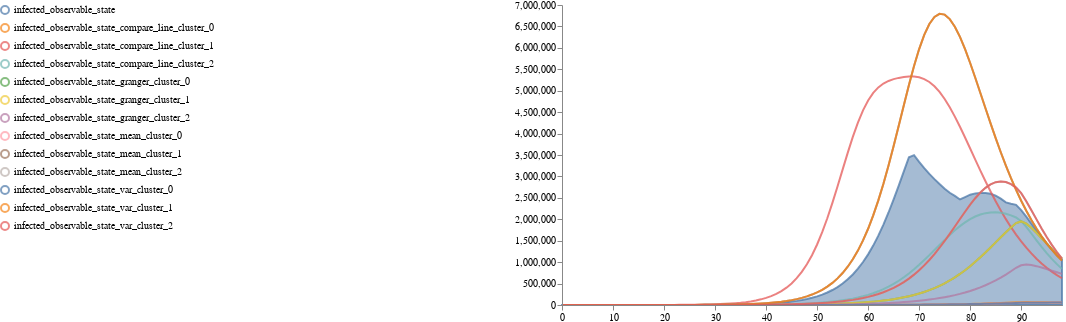

Notebook code cell kept with this figure:
### Code cell
schema = plots.trajectories(distributions, traces = combined_df,  keep=".*_state")

plots.save_schema(schema, "_schema.json")

plots.ipy_display(schema, format="interactive")
image = plots.ipy_display(schema, format="PNG").data
save_result(image, "traj_infected_observable", "png")

### Figure 1 — Vega specification as saved in the notebook (floating-point values rounded to 4 significant figures; data arrays with more than 128 entries replaced by an {"elided": "..."} marker saying what was removed)
{"$schema": "https://vega.github.io/schema/vega/v5.json", "axes": [{"name": "x_axis", "orient": "bottom", "scale": "xscale", "zindex": 100}, {"name": "y_axis", "orient": "left", "scale": "yscale", "zindex": 100}], "data": [{"name": "distributions", "transform": [{"sort": {"field": ["trajectory", "timepoint"]}, "type": "collect"}], "values": [{"lower": 11.39, "timepoint": 0, "trajectory": "infected_observable_state", "upper": 20.99}, {"lower": 14.6, "timepoint": 1, "trajectory": "infected_observable_state", "upper": 26.66}, {"lower": 15.28, "timepoint": 2, "trajectory": "infected_observable_state", "upper": 30.02}, {"lower": 15.01, "timepoint": 3, "trajectory": "infected_observable_state", "upper": 33.12}, {"lower": 14.37, "timepoint": 4, "trajectory": "infected_observable_state", "upper": 39.58}, {"lower": 13.64, "timepoint": 5, "trajectory": "infected_observable_state", "upper": 47.6}, {"lower": 12.9, "timepoint": 6, "trajectory": "infected_observable_state", "upper": 57.2}, {"lower": 12.2, "timepoint": 7, "trajectory": "infected_observable_state", "upper": 68.72}, {"lower": 11.33, "timepoint": 8, "trajectory": "infected_observable_state", "upper": 82.57}, {"lower": 10.52, "timepoint": 9, "trajectory": "infected_observable_state", "upper": 99.21}, {"lower": 9.765, "timepoint": 10, "trajectory": "infected_observable_state", "upper": 119.2}, {"lower": 9.109, "timepoint": 11, "trajectory": "infected_observable_state", "upper": 143.3}, {"lower": 8.504, "timepoint": 12, "trajectory": "infected_observable_state", "upper": 172.2}, {"lower": 7.941, "timepoint": 13, "trajectory": "infected_observable_state", "upper": 207.1}, {"lower": 7.415, "timepoint": 14, "trajectory": "infected_observable_state", "upper": 249.0}, {"lower": 6.925, "timepoint": 15, "trajectory": "infected_observable_state", "upper": 299.4}, {"lower": 6.468, "timepoint": 16, "trajectory": "infected_observable_state", "upper": 360.1}, {"lower": 6.042, "timepoint": 17, "trajectory": "infected_observable_state", "upper": 433.2}, {"lower": 5.644, "timepoint": 18, "trajectory": "infected_observable_state", "upper": 521.2}, {"lower": 5.273, "timepoint": 19, "trajectory": "infected_observable_state", "upper": 627.1}, {"lower": 4.927, "timepoint": 20, "trajectory": "infected_observable_state", "upper": 754.7}, {"lower": 4.605, "timepoint": 21, "trajectory": "infected_observable_state", "upper": 908.3}, {"lower": 4.304, "timepoint": 22, "trajectory": "infected_observable_state", "upper": 1093.0}, {"lower": 4.022, "timepoint": 23, "trajectory": "infected_observable_state", "upper": 1316.0}, {"lower": 3.76, "timepoint": 24, "trajectory": "infected_observable_state", "upper": 1585.0}, {"lower": 3.515, "timepoint": 25, "trajectory": "infected_observable_state", "upper": 1908.0}, {"lower": 3.287, "timepoint": 26, "trajectory": "infected_observable_state", "upper": 2298.0}, {"lower": 3.073, "timepoint": 27, "trajectory": "infected_observable_state", "upper": 2768.0}, {"lower": 2.874, "timepoint": 28, "trajectory": "infected_observable_state", "upper": 3335.0}, {"lower": 2.688, "timepoint": 29, "trajectory": "infected_observable_state", "upper": 4017.0}, {"lower": 2.514, "timepoint": 30, "trajectory": "infected_observable_state", "upper": 4840.0}, {"lower": 2.352, "timepoint": 31, "trajectory": "infected_observable_state", "upper": 5833.0}, {"lower": 2.2, "timepoint": 32, "trajectory": "infected_observable_state", "upper": 7029.0}, {"lower": 2.059, "timepoint": 33, "trajectory": "infected_observable_state", "upper": 8472.0}, {"lower": 1.926, "timepoint": 34, "trajectory": "infected_observable_state", "upper": 10210.0}, {"lower": 1.803, "timepoint": 35, "trajectory": "infected_observable_state", "upper": 12310.0}, {"lower": 1.687, "timepoint": 36, "trajectory": "infected_observable_state", "upper": 14840.0}, {"lower": 1.579, "timepoint": 37, "trajectory": "infected_observable_state", "upper": 17890.0}, {"lower": 1.478, "timepoint": 38, "trajectory": "infected_observable_state", "upper": 21570.0}, {"lower": 1.384, "timepoint": 39, "trajectory": "infected_observable_state", "upper": 26010.0}, {"lower": 1.296, "timepoint": 40, "trajectory": "infected_observable_state", "upper": 31360.0}, {"lower": 1.213, "timepoint": 41, "trajectory": "infected_observable_state", "upper": 37810.0}, {"lower": 1.136, "timepoint": 42, "trajectory": "infected_observable_state", "upper": 45580.0}, {"lower": 1.064, "timepoint": 43, "trajectory": "infected_observable_state", "upper": 54950.0}, {"lower": 0.9964, "timepoint": 44, "trajectory": "infected_observable_state", "upper": 66240.0}, {"lower": 0.9333, "timepoint": 45, "trajectory": "infected_observable_state", "upper": 79830.0}, {"lower": 0.8743, "timepoint": 46, "trajectory": "infected_observable_state", "upper": 96200.0}, {"lower": 0.819, "timepoint": 47, "trajectory": "infected_observable_state", "upper": 115900.0}, {"lower": 0.7674, "timepoint": 48, "trajectory": "infected_observable_state", "upper": 139500.0}, {"lower": 0.719, "timepoint": 49, "trajectory": "infected_observable_state", "upper": 168000.0}, {"lower": 0.6738, "timepoint": 50, "trajectory": "infected_observable_state", "upper": 202100.0}, {"lower": 0.6314, "timepoint": 51, "trajectory": "infected_observable_state", "upper": 242900.0}, {"lower": 0.5918, "timepoint": 52, "trajectory": "infected_observable_state", "upper": 291700.0}, {"lower": 0.5547, "timepoint": 53, "trajectory": "infected_observable_state", "upper": 350000.0}, {"lower": 0.52, "timepoint": 54, "trajectory": "infected_observable_state", "upper": 419300.0}, {"lower": 0.4874, "timepoint": 55, "trajectory": "infected_observable_state", "upper": 501500.0}, {"lower": 0.457, "timepoint": 56, "trajectory": "infected_observable_state", "upper": 598700.0}, {"lower": 0.4285, "timepoint": 57, "trajectory": "infected_observable_state", "upper": 713100.0}, {"lower": 0.4018, "timepoint": 58, "trajectory": "infected_observable_state", "upper": 846900.0}, {"lower": 0.3768, "timepoint": 59, "trajectory": "infected_observable_state", "upper": 1002000.0}, {"lower": 0.3533, "timepoint": 60, "trajectory": "infected_observable_state", "upper": 1182000.0}, {"lower": 0.3314, "timepoint": 61, "trajectory": "infected_observable_state", "upper": 1386000.0}, {"lower": 0.3108, "timepoint": 62, "trajectory": "infected_observable_state", "upper": 1618000.0}, {"lower": 0.2916, "timepoint": 63, "trajectory": "infected_observable_state", "upper": 1875000.0}, {"lower": 0.2735, "timepoint": 64, "trajectory": "infected_observable_state", "upper": 2158000.0}, {"lower": 0.2566, "timepoint": 65, "trajectory": "infected_observable_state", "upper": 2463000.0}, {"lower": 0.2408, "timepoint": 66, "trajectory": "infected_observable_state", "upper": 2785000.0}, {"lower": 0.2259, "timepoint": 67, "trajectory": "infected_observable_state", "upper": 3116000.0}, {"lower": 0.212, "timepoint": 68, "trajectory": "infected_observable_state", "upper": 3447000.0}, {"lower": 0.1989, "timepoint": 69, "trajectory": "infected_observable_state", "upper": 3497000.0}, {"lower": 0.1867, "timepoint": 70, "trajectory": "infected_observable_state", "upper": 3339000.0}, {"lower": 0.1752, "timepoint": 71, "trajectory": "infected_observable_state", "upper": 3194000.0}, {"lower": 0.1645, "timepoint": 72, "trajectory": "infected_observable_state", "upper": 3060000.0}, {"lower": 0.1544, "timepoint": 73, "trajectory": "infected_observable_state", "upper": 2937000.0}, {"lower": 0.1449, "timepoint": 74, "trajectory": "infected_observable_state", "upper": 2823000.0}, {"lower": 0.136, "timepoint": 75, "trajectory": "infected_observable_state", "upper": 2714000.0}, {"lower": 0.1277, "timepoint": 76, "trajectory": "infected_observable_state", "upper": 2618000.0}, {"lower": 0.1199, "timepoint": 77, "trajectory": "infected_observable_state", "upper": 2545000.0}, {"lower": 0.1126, "timepoint": 78, "trajectory": "infected_observable_state", "upper": 2463000.0}, {"lower": 0.1057, "timepoint": 79, "trajectory": "infected_observable_state", "upper": 2517000.0}, {"lower": 0.09929, "timepoint": 80, "trajectory": "infected_observable_state", "upper": 2573000.0}, {"lower": 0.09324, "timepoint": 81, "trajectory": "infected_observable_state", "upper": 2604000.0}, {"lower": 0.08757, "timepoint": 82, "trajectory": "infected_observable_state", "upper": 2612000.0}, {"lower": 0.08225, "timepoint": 83, "trajectory": "infected_observable_state", "upper": 2615000.0}, {"lower": 0.07726, "timepoint": 84, "trajectory": "infected_observable_state", "upper": 2594000.0}, {"lower": 0.07257, "timepoint": 85, "trajectory": "infected_observable_state", "upper": 2549000.0}, {"lower": 0.06817, "timepoint": 86, "trajectory": "infected_observable_state", "upper": 2482000.0}, {"lower": 0.06404, "timepoint": 87, "trajectory": "infected_observable_state", "upper": 2395000.0}, {"lower": 0.06017, "timepoint": 88, "trajectory": "infected_observable_state", "upper": 2365000.0}, {"lower": 0.05652, "timepoint": 89, "trajectory": "infected_observable_state", "upper": 2338000.0}, {"lower": 0.05242, "timepoint": 90, "trajectory": "infected_observable_state", "upper": 2216000.0}, {"lower": 0.04772, "timepoint": 91, "trajectory": "infected_observable_state", "upper": 2063000.0}, {"lower": 0.04306, "timepoint": 92, "trajectory": "infected_observable_state", "upper": 1901000.0}, {"lower": 0.03869, "timepoint": 93, "trajectory": "infected_observable_state", "upper": 1739000.0}, {"lower": 0.03471, "timepoint": 94, "trajectory": "infected_observable_state", "upper": 1582000.0}, {"lower": 0.03113, "timepoint": 95, "trajectory": "infected_observable_state", "upper": 1435000.0}, {"lower": 0.02792, "timepoint": 96, "trajectory": "infected_observable_state", "upper": 1300000.0}, {"lower": 0.02505, "timepoint": 97, "trajectory": "infected_observable_state", "upper": 1176000.0}, {"lower": 0.02249, "timepoint": 98, "trajectory": "infected_observable_state", "upper": 1061000.0}]}, {"name": "traces", "transform": [{"expr": "isValid(datum.value)", "type": "filter"}, {"sort": {"field": ["trajectory", "timepoint"]}, "type": "collect"}], "values": {"elided": "1188 records"}}, {"name": "points", "values": []}, {"name": "markers", "values": []}, {"name": "selected", "on": [{"remove": true, "trigger": "clear"}, {"remove": true, "trigger": "!shift"}, {"insert": "clicked", "trigger": "!shift && clicked"}, {"toggle": "clicked", "trigger": "shift && clicked"}]}, {"name": "selectedData", "on": [{"remove": true, "trigger": "clearData"}, {"toggle": "clickedData", "trigger": "clickedData"}]}], "height": 300, "legends": [{"encode": {"labels": {"interactive": true, "name": "legendLabel", "update": {"opacity": [{"test": "!length(data('selectedData')) || indata('selectedData', 'value', datum.value)", "value": 1}, {"value": 0.25}]}}, "symbols": {"interactive": true, "name": "legendSymbol", "update": {"fill": {"value": "transparent"}, "opacity": [{"test": "!length(data('selected')) || indata('selected', 'value', datum.value) || indata('selectedData', 'value', datum.value)", "value": 0.7}, {"value": 0.15}], "size": {"value": 64}, "strokeWidth": {"value": 2}}}}, "labelLimit": 300, "name": "color_legend", "offset": 300, "orient": "left", "stroke": "color"}], "marks": [{"from": {"facet": {"data": "points", "groupby": "trajectory", "name": "points_split"}}, "marks": [{"encode": {"hover": {"fillOpacity": {"value": 0.9}}, "update": {"fill": {"field": "trajectory", "scale": "color"}, "fillOpacity": [{"test": "!length(data('selected')) || indata('selected', 'value', datum.trajectory)", "value": 0.5}, {"value": 0.15}], "size": {"value": 35}, "stroke": {"field": "trajectory", "scale": "color"}, "strokeOpacity": [{"test": "!length(data('selected')) || indata('selected', 'value', datum.trajectory)", "value": 0.75}, {"value": 0.15}], "strokeWidth": {"value": 2}, "tooltip": {"field": "value"}, "x": {"field": "timepoint", "scale": "xscale"}, "y": {"field": "value", "scale": "yscale"}}}, "from": {"data": "points_split"}, "name": "_points_symbol", "type": "symbol", "zindex": 3}, {"encode": {"hover": {"fillOpacity": {"value": 0.9}}, "update": {"interpolate": {"value": "linear"}, "stroke": {"field": "trajectory", "scale": "color"}, "strokeDash": {"value": [5, 3]}, "strokeOpacity": [{"test": "!length(data('selected')) || indata('selected', 'value', datum.trajectory)", "value": 0.3}, {"value": 0.1}], "strokeWidth": {"value": 2}, "x": {"field": "timepoint", "scale": "xscale"}, "y": {"field": "value", "scale": "yscale"}}}, "from": {"data": "points_split"}, "name": "_points_line", "type": "line", "zindex": 3}], "name": "_points", "type": "group", "zindex": 3}, {"from": {"facet": {"data": "traces", "groupby": "trajectory", "name": "traces_split"}}, "marks": [{"encode": {"hover": {"fillOpacity": {"value": 0.9}}, "update": {"interpolate": {"value": "linear"}, "stroke": {"field": "trajectory", "scale": "color"}, "strokeOpacity": [{"test": "!length(data('selected')) || indata('selected', 'value', datum.trajectory)", "value": 0.75}, {"value": 0.15}], "strokeWidth": {"value": 2}, "x": {"field": "timepoint", "scale": "xscale"}, "y": {"field": "value", "scale": "yscale"}}}, "from": {"data": "traces_split"}, "name": "_traces_lines", "type": "line"}], "name": "_traces", "type": "group", "zindex": 2}, {"from": {"facet": {"data": "distributions", "groupby": "trajectory", "name": "trajectory_split"}}, "marks": [{"encode": {"hover": {"fillOpacity": {"value": 0.9}}, "update": {"fill": {"field": "trajectory", "scale": "color"}, "fillOpacity": [{"test": "!length(data('selected')) || indata('selected', 'value', datum.trajectory)", "value": 0.5}, {"value": 0.15}], "interpolate": {"value": "linear"}, "stroke": {"field": "trajectory", "scale": "color"}, "strokeOpacity": [{"test": "!length(data('selected')) || indata('selected', 'value', datum.trajectory)", "value": 0.75}, {"value": 0.15}], "strokeWidth": {"value": 2}, "x": {"field": "timepoint", "scale": "xscale"}, "y": {"field": "upper", "scale": "yscale"}, "y2": {"field": "lower", "scale": "yscale"}}}, "from": {"data": "trajectory_split"}, "interactive": true, "name": "area", "type": "area"}], "name": "_distributions", "type": "group", "zindex": 1}, {"marks": [{"encode": {"enter": {"stroke": {"value": "lightgray"}}, "update": {"opacity": {"value": 1}, "x": {"field": "timepoint", "scale": "xscale"}, "y": {"signal": "height"}, "y2": {"value": 0}}}, "from": {"data": "markers"}, "name": "_marker text", "type": "rule"}, {"encode": {"enter": {"fontSize": {"value": 8}, "text": {"field": "datum.label"}, "y": {"value": 0}}}, "from": {"data": "_marker text"}, "name": "_marker flags", "transform": [{"as": ["x", "_y", "opacity", "align", "baseline"], "lineAnchor": "start", "offset": [1], "size": {"signal": "[width, height]"}, "type": "label"}], "type": "text"}], "name": "_markers", "type": "group"}], "scales": [{"domain": {"fields": [{"data": "distributions", "field": "timepoint"}, {"data": "traces", "field": "timepoint"}, {"data": "points", "field": "timepoint"}, {"data": "markers", "field": "timepoint"}]}, "name": "xscale", "range": "width", "type": "linear", "zero": false}, {"domain": {"fields": [{"data": "distributions", "field": "lower"}, {"data": "distributions", "field": "upper"}, {"data": "traces", "field": "value"}, {"data": "points", "field": "value"}]}, "name": "yscale", "nice": true, "range": "height", "type": "linear", "zero": true}, {"domain": {"fields": [{"data": "distributions", "field": "trajectory"}, {"data": "traces", "field": "trajectory"}, {"data": "points", "field": "trajectory"}], "sort": {"order": "ascending"}}, "name": "color", "range": "category", "type": "ordinal"}], "signals": [{"name": "clear", "on": [{"events": "mouseup[!event.item]", "force": true, "update": "true"}], "value": true}, {"name": "shift", "on": [{"events": "@legendSymbol:click, @legendLabel:click", "force": true, "update": "event.shiftKey"}], "value": false}, {"name": "clicked", "on": [{"events": "@legendSymbol:click, @legendLabel:click", "force": true, "update": "{value: datum.value}"}], "value": null}, {"name": "clearData", "on": [{"events": "mouseup[!event.item]", "force": true, "update": "true"}], "value": true}, {"name": "clickedData", "on": [{"events": "@area:click", "force": true, "update": "{value: datum.trajectory}"}], "value": null}], "width": 500}
